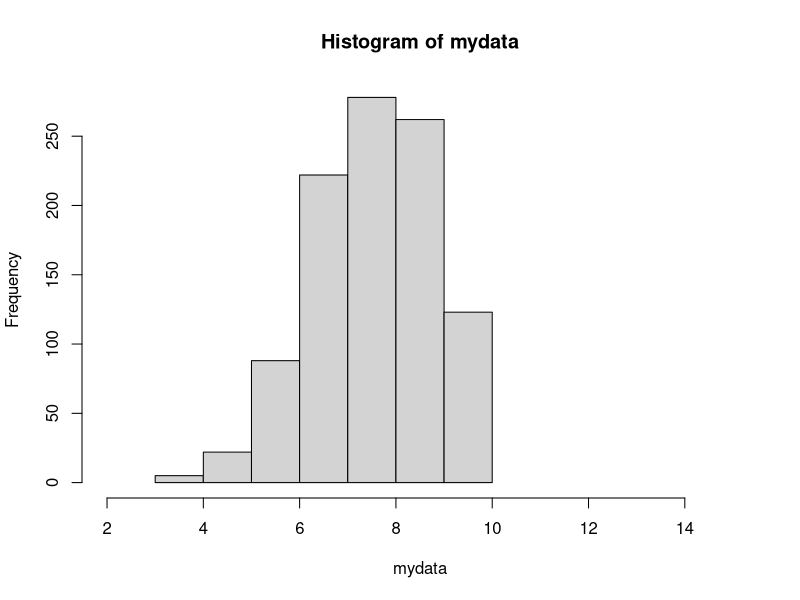
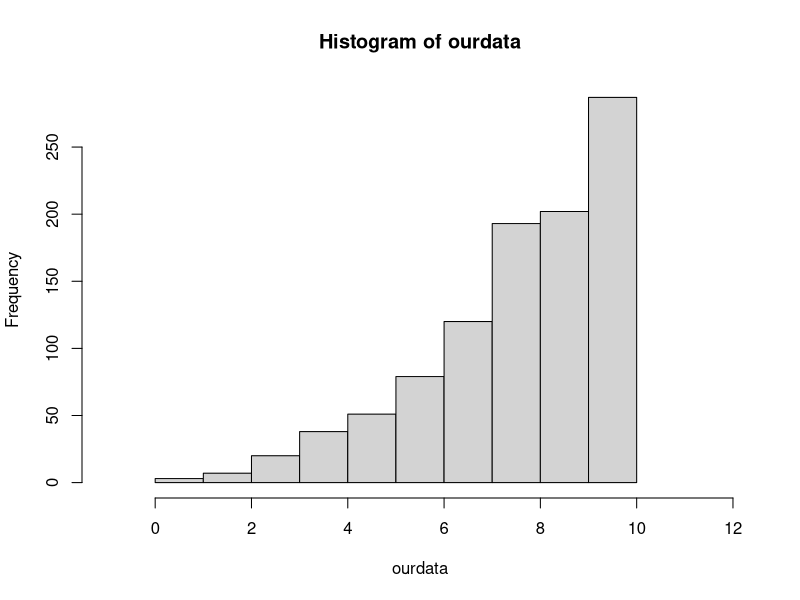
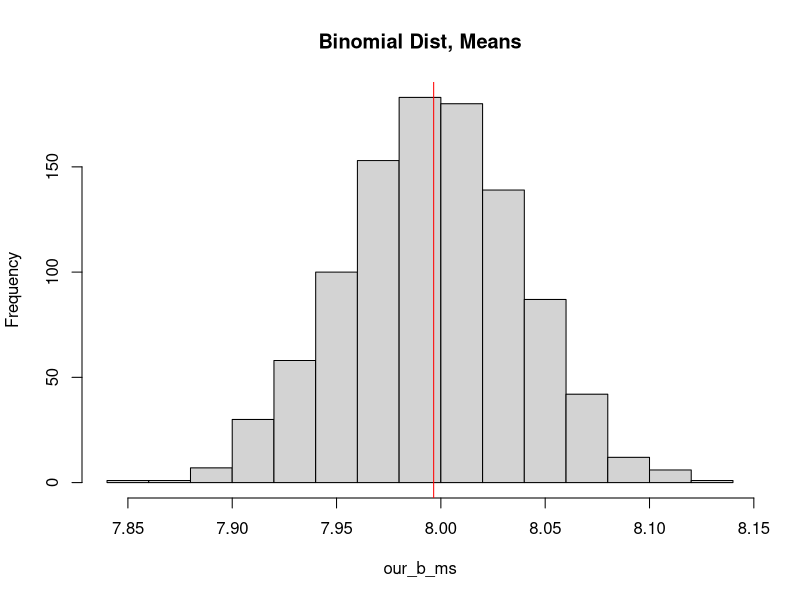
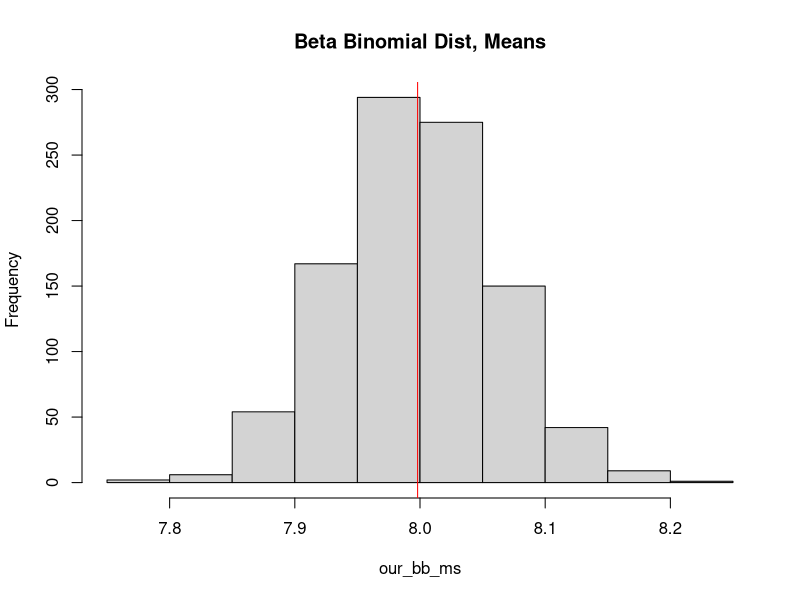
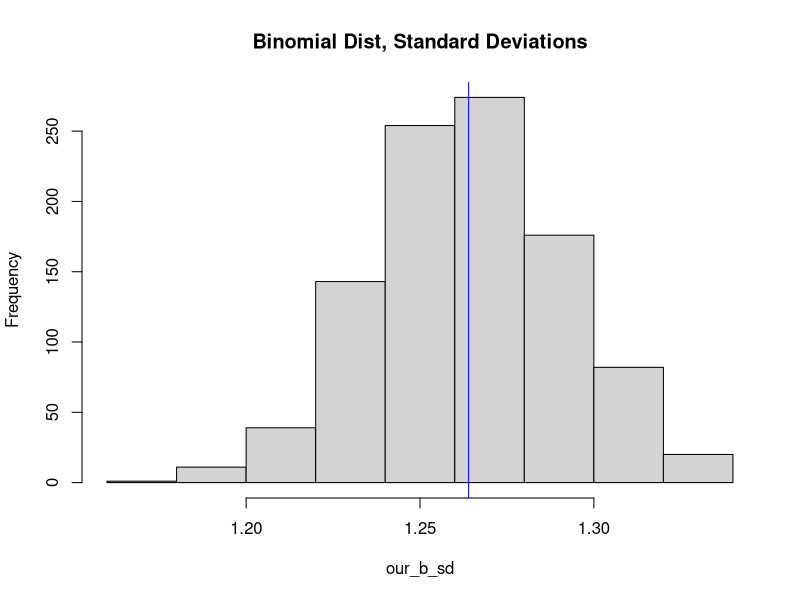
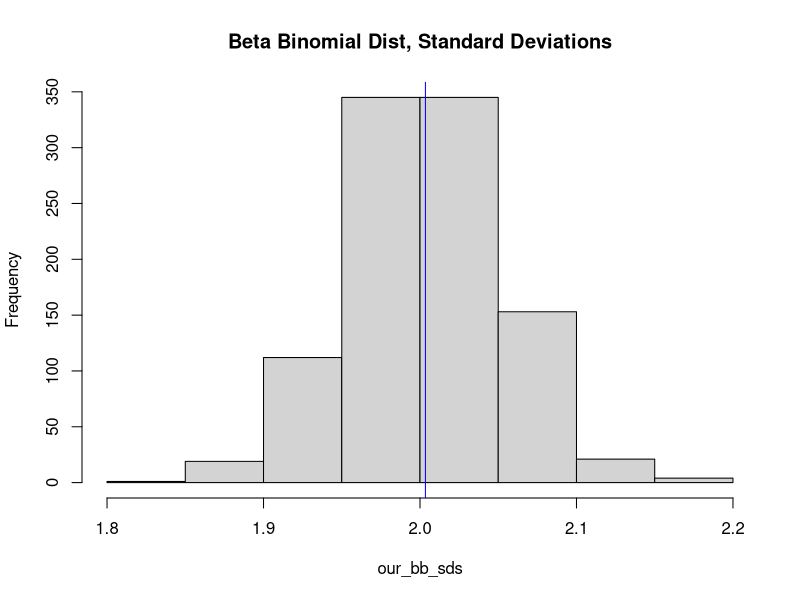

The R script that drew these images, in order:
#Assignments in this doc: 
#Chapter 3
#3.7.2 ("Guided Exercises"): #1. 

#3.7.2 #1: 

#We generate "plain old" binomial data to compare against the beta-binomial distribution
#Defined by the exercise
mydata <- rbinom(n=1000, size=10,
                 p=0.8)

hist(mydata, breaks=5, xlim = c(2, 15))

#We want 1,000 instances of beta-binom values so we generate the 1,000 p_i's
p_is <- rbeta(n=1000, shape1 = 4, shape2 = 1)

#We define our function to use with sapply
#Where the input/value from above becomes a binom parameter
betabinom <- function(x) {  
  rbinom(n=1, size=10, p=x)}

#And execute it
ourdata <- sapply(p_is, betabinom)
hist(ourdata, xlim=c(-1, 12))

#And we grab some statistics to compare and look at: 

#The binomial stats:
mean(mydata)
sd(mydata)
min(mydata)
max(mydata)

#The beta binomial stats:
mean(ourdata)
sd(ourdata)
min(ourdata)
max(ourdata)

#And to get more of an idea: 
#What do the means look like?

#BINOM: 
allbm <- function(x) {  
  mydata <- rbinom(n=1000, size=10, p=0.8)
  mean(mydata)}

our_b_ms <- sapply(1:1000, allbm)
hist(our_b_ms, main='Binomial Dist, Means')
y <- mean(our_b_ms)
abline(v=y, col='red')

#BETABINOM: 
allbbm <- function(x) {  
  p_is <- rbeta(n=1000, shape1 = 4, shape2 = 1)
  ourdata <- sapply(p_is, betabinom)
  mean(ourdata)}

our_bb_ms <- sapply(1:1000, allbbm)
hist(our_bb_ms, main='Beta Binomial Dist, Means')
y <- mean(our_bb_ms)
abline(v=y, col='red')

#What do the SDs look like?

#BINOM: 
allbsd <- function(x) {  
  mydata <- rbinom(n=1000, size=10, p=0.8)
  sd(mydata)}

our_b_sd <- sapply(1:1000, allbsd)
hist(our_b_sd, main='Binomial Dist, Standard Deviations')
y <- mean(our_b_sd)
abline(v=y, col='blue')

#BETABINOM: 
allbbsd <- function(x) {  
  p_is <- rbeta(n=1000, shape1 = 4, shape2 = 1)
  ourdata <- sapply(p_is, betabinom)
  sd(ourdata)}

our_bb_sds <- sapply(1:1000, allbbsd)
hist(our_bb_sds, main='Beta Binomial Dist, Standard Deviations')
y <- mean(our_bb_sds)
abline(v=y, col='blue')